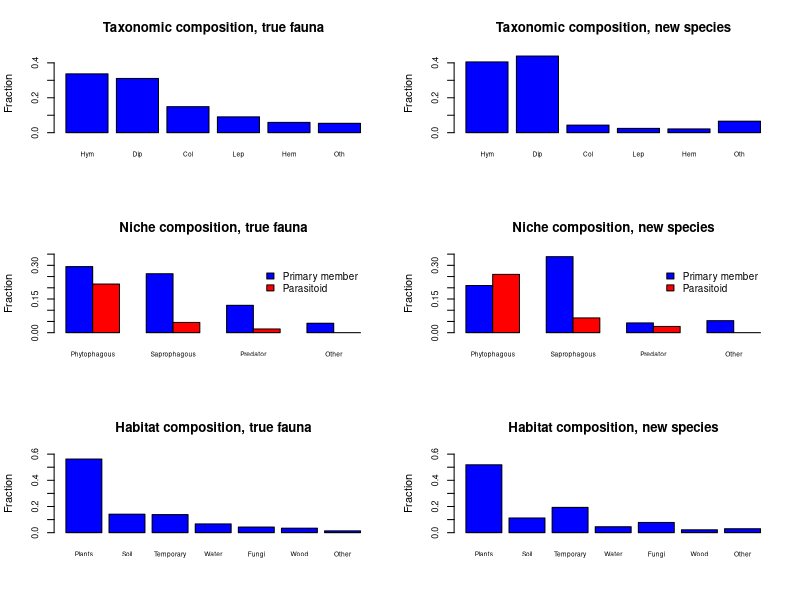
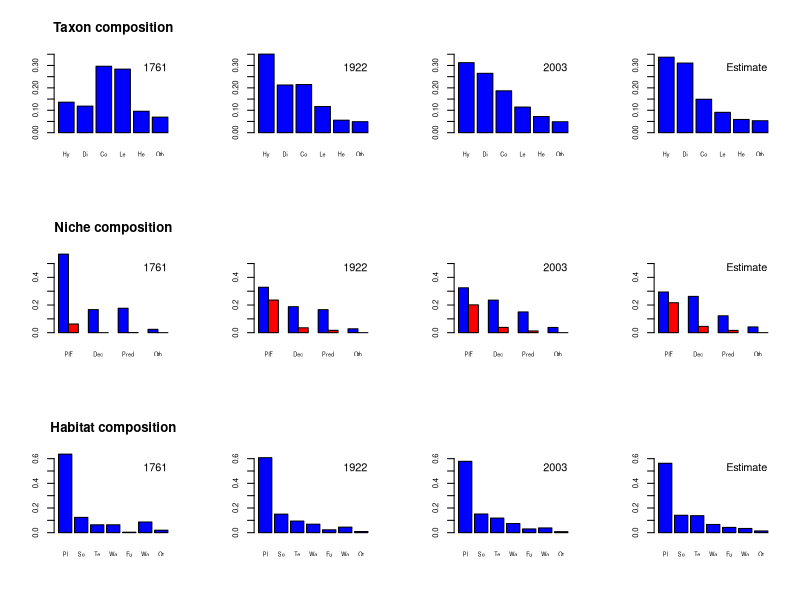

These charts were generated, in order, by the following R code:
# This script generates bar charts showing various aspects
# of the composition of the Swedish insect fauna

# Read table with compositional data
D <- read.table( "../misc_data/swedish_insect_fauna.tsv" )

# Add a factor that groups all orders except the five largest
bigFive <- c("Hymenoptera", "Diptera", "Coleoptera", "Lepidoptera", "Hemiptera")
x <- ""
for ( i in 1:length(D$Order) )
{
    if ( D$Order[i] %in% bigFive )
        x[i] <- as.character( D$Order[i] )
    else
        x[i] <- "Other"
}
D$OrderGroup <- factor(x)

# Simplify niche groupings and divide into primary and secondary
x <- ""
y <- ""
z <- ""
for ( i in 1:length(D$Main.feeding.niche) )
{
    if ( is.na( D$Main.feeding.niche[i] ) )
    {
        x[i] <- y[i] <- z[i] <- NA
        next
    }

    if ( D$Main.feeding.niche[i] == "Phytophage-parasitoid" || D$Main.feeding.niche[i] == "Phytophagous" )
        x[i] <- "Phytophagous"
    else if ( D$Main.feeding.niche[i] == "Saprophage-parasitoid" || D$Main.feeding.niche[i] == "Saprophagous" )
        x[i] <- "Saprophagous"
    else if ( D$Main.feeding.niche[i] == "Predator-parasitoid" || D$Main.feeding.niche[i] == "Predator" )
        x[i] <- "Predator"
    else
        x[i] <- "Other"

    if ( D$Main.feeding.niche[i] == "Phytophage-parasitoid" || D$Main.feeding.niche[i] == "Saprophage-parasitoid" || D$Main.feeding.niche[i] == "Predator-parasitoid"
        || D$Main.feeding.niche[i] == "General parasitoid" )
        y[i] <- "Secondary"
    else
        y[i] <- "Primary"

    if ( x[i] == "Other" )
        z[i] <- "Other"
    else
        z[i] <- as.character( D$Main.feeding.niche[i] )
}
D$NichePrimary <- factor(x)
D$NicheSecondary <- factor(y)
D$Niche <- factor(z)

# Simplify habitat groupings
x <- ""
for ( i in 1:length(D$Main.feeding.habitat) )
{
    if ( is.na( D$Main.feeding.habitat[i] ) )
    {
        x[i] <- NA
        next
    }

    if ( D$Main.feeding.habitat[i] == "Homeothermic animals" || D$Main.feeding.habitat[i] == "" )
        x[i] <- "Other"
    else if ( D$Main.feeding.habitat[i] == "Temporary habitats" )
        x[i] <- "Temporary"
    else
        x[i] <- as.character( D$Main.feeding.habitat[i] )
}
D$Habitat <- factor(x)

# Normalizing functions so that we can compare the compositional graphs more easily
f0 <- function(x) { sum(x) / sum(D$Corrected.values.2003) }
f1 <- function(x) { sum(x) / sum(D$Sweden.estimated.total) }
f2 <- function(x) { sum(x) / sum(D$Estimate.minus.known.2003) }

# Get numbers for orders. We only focus on the five large ones, grouping all others in one category.
orderPrevious <- aggregate( D$Corrected.values.2003,by=list(D$OrderGroup), FUN=f0)
orderEstimate <- aggregate(D$Sweden.estimated.total,by=list(D$OrderGroup), FUN=f1)
orderAdded <- aggregate(D$Estimate.minus.known.2003,by=list(D$OrderGroup), FUN=f2)

# Get numbers for niche
nichePrevious <- aggregate( D$Corrected.values.2003,by=list(D$Niche), FUN=f0)
nicheEstimate <- aggregate(D$Sweden.estimated.total,by=list(D$Niche), FUN=f1)
nicheAdded <- aggregate(D$Estimate.minus.known.2003,by=list(D$Niche), FUN=f2)

# Get numbers for habitat
habitatPrevious <- aggregate( D$Corrected.values.2003,by=list(D$Habitat), FUN=f0)
habitatEstimate <- aggregate(D$Sweden.estimated.total,by=list(D$Habitat), FUN=f1)
habitatAdded <- aggregate(D$Estimate.minus.known.2003,by=list(D$Habitat), FUN=f2)


# Now plot Figure 7
pdf("Figure_7.pdf")
par(mfrow=c(3,2))

nameSize <- 0.6
axisSize <- 0.8

# Plot taxonomic composition, ensuring the order is decreasing with respect to previously known fauna
orderEstimate <- orderEstimate[with(orderEstimate,order(-x)), ]
barNames <- c("Hym","Dip","Col","Lep","Hem", "Oth" )
orderAdded <- orderAdded[match(orderEstimate$Group.1,orderAdded$Group.1), ]
barplot( height=orderEstimate$x, main="Taxonomic composition, true fauna", ylab="Fraction", names.arg=barNames, cex.names=nameSize, cex.axis=axisSize, col="blue", ylim=c(0.0,0.45))
barplot( height=orderAdded$x, main="Taxonomic composition, new species", ylab="Fraction", names.arg=barNames, cex.names=nameSize, cex.axis=axisSize, col="blue", ylim=c(0.0,0.45))

# Plot niche composition in stacked bar chart
nicheNames <- c("Phytophagous", "Saprophagous", "Predator", "Other")
hyperNicheNames <- c("Phytophage-parasitoid", "Saprophage-parasitoid", "Predator-parasitoid")
x <- nicheEstimate$x[ match( nicheNames, nicheEstimate$Group.1 ) ]
y <- nicheEstimate$x[ match( hyperNicheNames, nicheEstimate$Group.1 ) ]
y[ 4 ] <- 0
nicheEstimateHeights <- matrix( c(x, y), nrow=2, ncol=4, byrow=TRUE )
x <- nicheAdded$x[ match( nicheNames, nicheAdded$Group.1 ) ]
y <- nicheAdded$x[ match( hyperNicheNames, nicheAdded$Group.1 ) ]
y[ 4 ] <- 0
nicheAddedHeights <- matrix( c(x, y), nrow=2, ncol=4, byrow=TRUE )
barplot( height=nicheEstimateHeights, main="Niche composition, true fauna", ylab="Fraction", names.arg=nicheNames, cex.names=nameSize, cex.axis=axisSize, col=c("blue","red"), beside=TRUE, ylim=c(0.0,0.35), legend.text=c("Primary member", "Parasitoid"), args.legend=list(bty="n", cex=0.9) )
barplot( height=nicheAddedHeights, main="Niche composition, new species", ylab="Fraction", names.arg=nicheNames, cex.names=nameSize, cex.axis=axisSize, col=c("blue","red"), beside=TRUE, ylim=c(0.0,0.35), legend.text=c("Primary member", "Parasitoid"), args.legend=list(bty="n", cex=0.9) )

# Plot habitat composition, ensuring the order is decreasing with respect to previously known fauna
habitatEstimate <- habitatEstimate[with(habitatEstimate,order(-x)), ]
habitatAdded <- habitatAdded[match(habitatEstimate$Group.1,habitatAdded$Group.1), ]
barplot( height=habitatEstimate$x, main="Habitat composition, true fauna", ylab="Fraction", names.arg=habitatEstimate$Group.1, cex.names=nameSize, cex.axis=axisSize, col="blue", ylim=c(0.0,0.6))
barplot( height=habitatAdded$x, main="Habitat composition, new species", ylab="Fraction", names.arg=habitatAdded$Group.1, cex.names=nameSize, cex.axis=axisSize, col="blue", ylim=c(0.0,0.6))


# Now plot Figure 8, showing historical trends in absolute numbers
pdf("Figure_8.pdf")
par( mfrow=c(3,4)  )

nameSize <- 0.5
axisSize <- 0.7

# Normalizing functions
f1 <- function(x) { sum(x) / sum(D$Linné..1761.) }
f2 <- function(x) { sum(x) / sum(D$Wahlgren...Tullgren..1922.) }
f3 <- function(x) { sum(x) / sum(D$Corrected.values.2003) }
f4 <- function(x) { sum(x) / sum(D$Sweden.estimated.total) }

# Get numbers for taxonomix composition
taxon1761 <- aggregate(D$Linné..1761.,by=list(D$OrderGroup), FUN=f1)
taxon1922 <- aggregate(D$Wahlgren...Tullgren..1922.,by=list(D$OrderGroup), FUN=f2)
taxon2003 <- aggregate(D$Corrected.values.2003,by=list(D$OrderGroup), FUN=f3)
taxonEstimate <- aggregate(D$Sweden.estimated.total,by=list(D$OrderGroup), FUN=f4)
maxTaxon <- max( taxon1761$x, taxon1922$x, taxon2003$x, taxonEstimate$x )

# Get numbers for niche
niche1761 <- aggregate(D$Linné..1761.,by=list(D$Niche), FUN=f1)
niche1922 <- aggregate(D$Wahlgren...Tullgren..1922.,by=list(D$Niche), FUN=f2)
niche2003 <- aggregate(D$Corrected.values.2003,by=list(D$Niche), FUN=f3)
nicheEstimate <- aggregate(D$Sweden.estimated.total,by=list(D$Niche), FUN=f4)
maxNiche <- max( niche1761$x, niche1922$x, niche2003$x, nicheEstimate$x )

# Get numbers for habitat
habitat1761 <- aggregate(D$Linné..1761.,by=list(D$Habitat), FUN=f1)
habitat1922 <- aggregate(D$Wahlgren...Tullgren..1922.,by=list(D$Habitat), FUN=f2)
habitat2003 <- aggregate(D$Corrected.values.2003,by=list(D$Habitat), FUN=f3)
habitatEstimate <- aggregate(D$Sweden.estimated.total,by=list(D$Habitat), FUN=f4)
maxHabitat <- max( habitat1761$x, habitat1922$x, habitat2003$x, habitatEstimate$x )

# Plot taxonomic composition, ensuring the order is decreasing with respect to true fauna
taxonEstimate <- taxonEstimate[with(taxonEstimate,order(-x)), ]
taxon1761 <- taxon1761[match(taxonEstimate$Group.1,taxon1761$Group.1), ]
taxon1922 <- taxon1922[match(taxonEstimate$Group.1,taxon1922$Group.1), ]
taxon2003 <- taxon2003[match(taxonEstimate$Group.1,taxon2003$Group.1), ]
barNames <- c("Hy","Di","Co","Le","He", "Oth" )
barplot( height=taxon1761$x, names.arg=barNames, cex.names=nameSize, cex.axis=axisSize, col="blue", main="Taxon composition", ylim=c(0.0,maxTaxon) )
legend( "topright", legend="1761", bty="n" )
barplot( height=taxon1922$x, names.arg=barNames, cex.names=nameSize, cex.axis=axisSize, col="blue", ylim=c(0.0,maxTaxon) )
legend( "topright", legend="1922", bty="n" )
barplot( height=taxon2003$x,  names.arg=barNames, cex.names=nameSize, cex.axis=axisSize, col="blue", ylim=c(0.0,maxTaxon) )
legend( "topright", legend="2003", bty="n" )
barplot( height=taxonEstimate$x, names.arg=barNames, cex.names=nameSize, cex.axis=axisSize, col="blue", ylim=c(0.0,maxTaxon) )
legend( "topright", legend="Estimate", bty="n" )

# Plot niche composition in stacked bar chart
nicheNames <- c("Phytophagous", "Saprophagous", "Predator", "Other")
hyperNicheNames <- c("Phytophage-parasitoid", "Saprophage-parasitoid", "Predator-parasitoid")
x <- niche1761$x[ match( nicheNames, niche1761$Group.1 ) ]
y <- niche1761$x[ match( hyperNicheNames, niche1761$Group.1 ) ]
y[ 4 ] <- 0
niche1761Heights <- matrix( c(x, y), nrow=2, ncol=4, byrow=TRUE )
x <- niche1922$x[ match( nicheNames, niche1922$Group.1 ) ]
y <- niche1922$x[ match( hyperNicheNames, niche1922$Group.1 ) ]
y[ 4 ] <- 0
niche1922Heights <- matrix( c(x, y), nrow=2, ncol=4, byrow=TRUE )
x <- niche2003$x[ match( nicheNames, niche2003$Group.1 ) ]
y <- niche2003$x[ match( hyperNicheNames, niche2003$Group.1 ) ]
y[ 4 ] <- 0
niche2003Heights <- matrix( c(x, y), nrow=2, ncol=4, byrow=TRUE )
x <- nicheEstimate$x[ match( nicheNames, nicheEstimate$Group.1 ) ]
y <- nicheEstimate$x[ match( hyperNicheNames, nicheEstimate$Group.1 ) ]
y[ 4 ] <- 0
nicheEstimateHeights <- matrix( c(x, y), nrow=2, ncol=4, byrow=TRUE )
barNames <- c( "PlF", "Dec", "Pred", "Oth" )
barplot( height=niche1761Heights, names.arg=barNames, cex.names=nameSize, cex.axis=axisSize, col=c("blue","red"), beside=TRUE, ylim=c(0.0,maxNiche), main="Niche composition" )
legend( "topright", legend="1761", bty="n" )
barplot( height=niche1922Heights, names.arg=barNames, cex.names=nameSize, cex.axis=axisSize, col=c("blue","red"), beside=TRUE, ylim=c(0.0,maxNiche) )
legend( "topright", legend="1922", bty="n" )
barplot( height=niche2003Heights, names.arg=barNames, cex.names=nameSize, cex.axis=axisSize, col=c("blue","red"), beside=TRUE, ylim=c(0.0,maxNiche) )
legend( "topright", legend="2003", bty="n" )
barplot( height=nicheEstimateHeights, names.arg=barNames, cex.names=nameSize, cex.axis=axisSize, col=c("blue","red"), beside=TRUE, ylim=c(0.0,maxNiche) )
legend( "topright", legend="Estimate", bty="n" )

# Plot habitat composition, ensuring the order is decreasing with respect to true fauna
habitatEstimate <- habitatEstimate[with(habitatEstimate,order(-x)), ]
habitat1761 <- habitat1761[match(habitatEstimate$Group.1,habitat1761$Group.1), ]
habitat1922 <- habitat1922[match(habitatEstimate$Group.1,habitat1922$Group.1), ]
habitat2003 <- habitat2003[match(habitatEstimate$Group.1,habitat2003$Group.1), ]
barNames <- c( "Pl","So", "Te", "Wa", "Fu", "Wo", "Ot" )
barplot( height=habitat1761$x, names.arg=barNames, cex.names=nameSize, cex.axis=axisSize, col="blue", ylim=c(0.0,maxHabitat), main="Habitat composition" )
legend( "topright", legend="1761", bty="n" )
barplot( height=habitat1922$x, names.arg=barNames, cex.names=nameSize, cex.axis=axisSize, col="blue", ylim=c(0.0,maxHabitat) )
legend( "topright", legend="1922", bty="n" )
barplot( height=habitat2003$x, names.arg=barNames, cex.names=nameSize, cex.axis=axisSize, col="blue", ylim=c(0.0,maxHabitat) )
legend( "topright", legend="2003", bty="n" )
barplot( height=habitatEstimate$x, names.arg=barNames, cex.names=nameSize, cex.axis=axisSize, col="blue", ylim=c(0.0,maxHabitat) )
legend( "topright", legend="Estimate", bty="n" )

dev.off()

